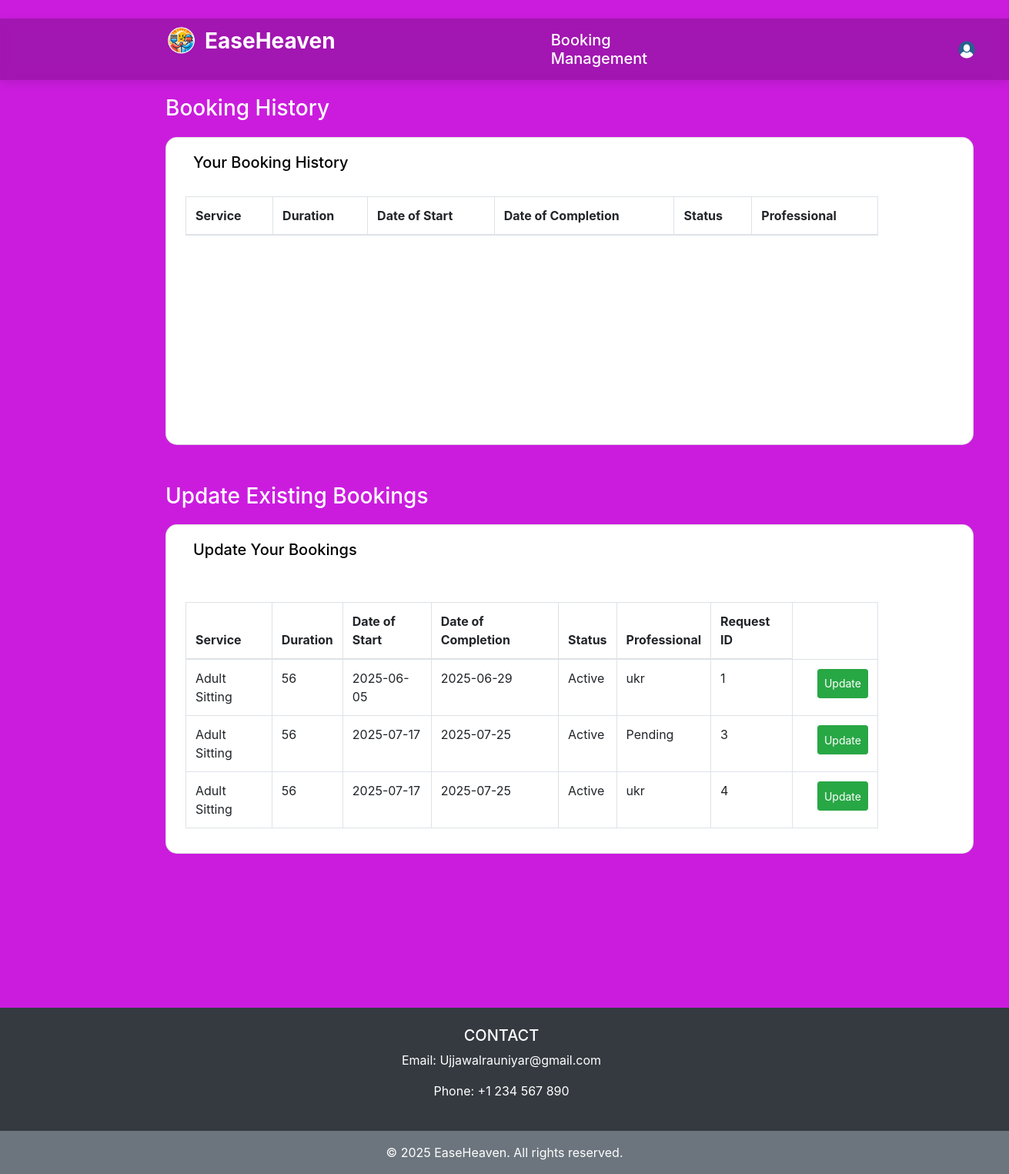
The app's page /Booking_management (signed in) with its own data.
### tables this page shows
CREATE TABLE service_request (
	sr_id INTEGER NOT NULL, 
	username VARCHAR(50) NOT NULL, 
	service VARCHAR(100) NOT NULL, 
	duration VARCHAR(50) NOT NULL, 
	date_e DATE NOT NULL, 
	date_o DATE NOT NULL, 
	ser_st VARCHAR(50) NOT NULL, 
	status VARCHAR(50) NOT NULL, 
	prf_id INTEGER NOT NULL, 
	PRIMARY KEY (sr_id)
);

### backend/main.py (the view)
@app.route('/Booking_management', methods=['GET', 'POST'])
def Booking():
    if 'id' not in session:
        return redirect('/')
    ID = session['id']
    db = get_db()
    cursor = db.cursor()
    result = None
    cursor.execute('SELECT service , duration ,date_o, date_e, ser_st, prf_id FROM service_request WHERE username=? and status=?', (ID, 'Completed' ))
    table1 = cursor.fetchall()
    cursor.execute('SELECT service , duration ,date_o, date_e, status, prf_id , sr_id FROM service_request WHERE username=? and status=?', (ID, 'Active' ))
    table2 = cursor.fetchall()
    return render_template('Booking_mng.html',table1=table1,result=result,table2=table2)

### backend/main.py (called while the page is built)
def get_db():
    db = getattr(g, '_database',None)
    if db is None:
        db = g._database = sqlite3.connect(Database)
    return db

@app.after_request
def add_header(response):
    response.headers["Cache-Control"] = "no-store, no-cache, must-revalidate, post-check=0, pre-check=0, max-age=0"
    response.headers["Pragma"] = "no-cache"
    response.headers["Expires"] = "0"
    return response

### templates/Booking_mng.html (shortened to what this page needs)
{% extends "base.html" %}
{% block navbar %}
<div class="container-fluid">
  <div class="profile-wrapper" style="position: relative; display: flex; align-items: center; gap:  400px;">
  <h5 style="color: white; margin-left: 100px; margin-top: 8px;">Booking Management</h5>
  <div style="position: relative;">
    <img src="{{ url_for('static', filename='91.png') }}"
         alt="Profile"
         width="30"
         height="25"
         id="profile-icon"
         style="cursor: pointer; border-radius: 50%;">
  </div>
</div>
</div>
{% endblock %}
{% block content %}
<div style="margin-left: 200px;">
     <form action="/Booking_management",  method="post" >
        <h3 style=" color: white;">Booking History</h3>
        <div class="card" style="height: 400px; width: 1050px; border-radius: 15px; background-color: white; margin-top: 20px;">
      <div class="mb-3" style="width: 250px; margin-left: 25px; margin-top: 20px;">
        <h5 style="color: black; margin-left: 10px;">Your Booking History</h5>
        <br>
        <table class="table table-bordered" style="width: 900px;">
      <thead>
        <tr>
          <th>Service</th>
          <th>Duration</th>
          <th>Date of Start</th>
          <th>Date of Completion</th>
          <th>Status</th>
          <th>Professional</th>
        </tr>
      </thead>
    </table>
      </div>
    </div>
    </form>
</div>
<div style="margin-left: 200px; margin-top: 50px;">
        <h3 style=" color: white;">Update Existing Bookings  </h3>
        <form action="/Booking_management",  method="post" >
        <div class="card" style="height: auto; width: 1050px; border-radius: 15px; background-color: white; margin-top: 20px;">
      <div class="mb-3" style="width: 250px; margin-left: 25px; margin-top: 20px;">
        <h5 style="color: black; margin-left: 10px;"> Update Your Bookings </h5>
        <br>
        <br>
        <table class="table table-bordered" style="width: 900px;">
      <thead>
        <tr>
          <th>Service</th>
          <th>Duration</th>
          <th>Date of Start</th>
          <th>Date of Completion</th>
          <th>Status</th>
          <th>Professional</th>
          <th>Request ID</th>
        </tr>
      </thead>
      <tbody>
        {% for user1 in table2 %}
        <tr>
          <td>{{ user1[0] }}</td>
          <td>{{ user1[1] }}</td>
          <td>{{ user1[2] }}</td>
          <td>{{ user1[3] }}</td>
          <td>{{ user1[4] }}</td>
          <td>{{ user1[5] }}</td>
          <td>{{ user1[6] }}</td>
          <td>
          <div style="display: flex; align-items: flex-start;">
        <form method="POST" action="/update_request/{{ user1[6] }}" id="form-{{ user1[6] }}">
         <button type="button" class="btn btn-success btn-sm" style="margin-left: 20px; height: 38px;"onclick="editservice({{ user1[6] }}, '{{ user1[1] }}', '{{ user1[2] }}', '{{ user1[3] }}', '{{ user1[4] }}')">
           Update
            </button>
        </form>
          </div>
          </td>
        </tr>
        {% endfor %}
      </tbody>
    </table>
      </div>
    </div>
  </form>
</div>
{% endblock %}

### records on screen
service_request: service "Adult Sitting", duration "56", date_o "2025-06-05", date_e "2025-06-29", status "Active", prf "ukr", sr_id "1"
service_request: service "Adult Sitting", duration "56", date_o "2025-07-17", date_e "2025-07-25", status "Active", prf "Pending", sr_id "3"
service_request: service "Adult Sitting", duration "56", date_o "2025-07-17", date_e "2025-07-25", status "Active", prf "ukr", sr_id "4"
